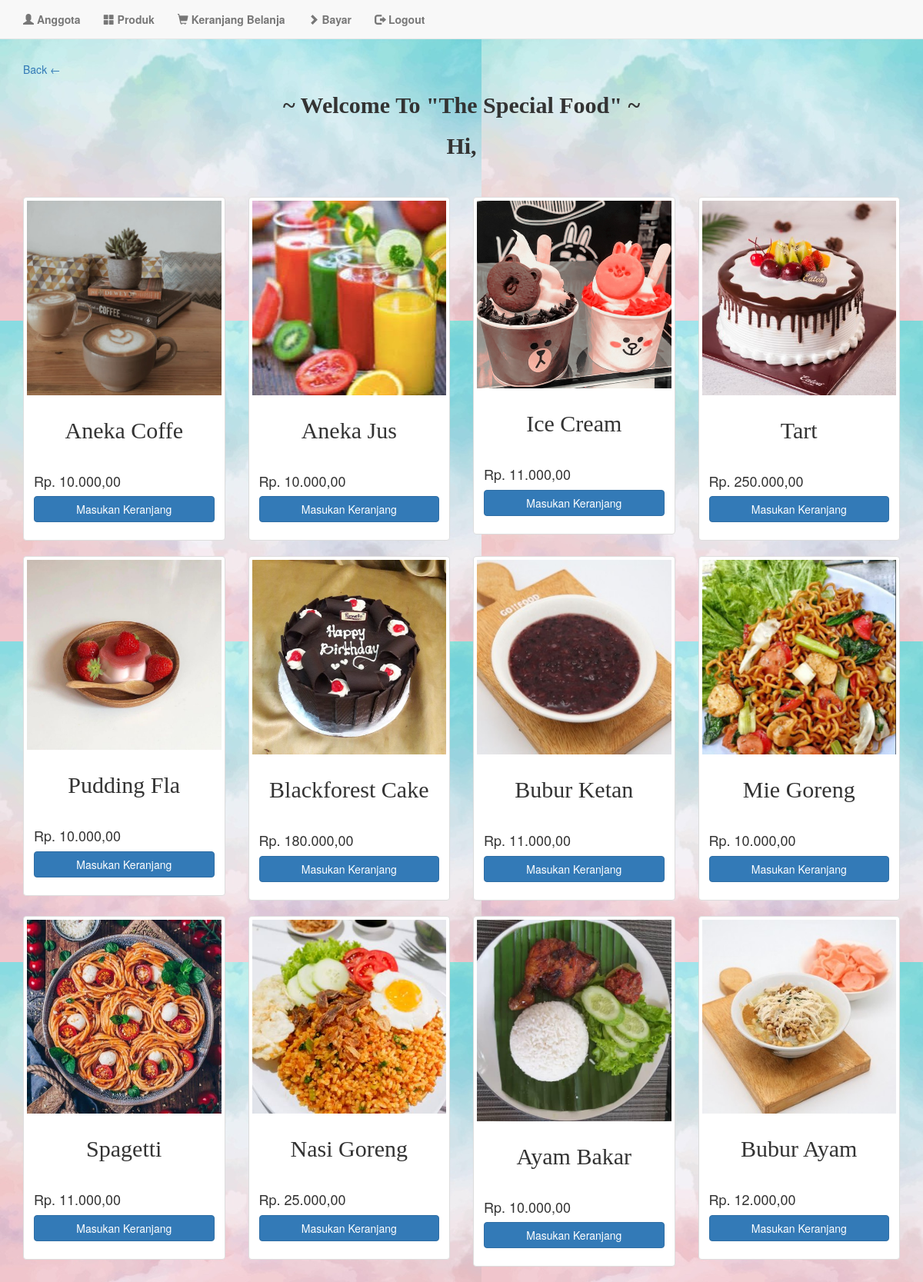
The page / on the database its author committed.
### tables this page shows
CREATE TABLE `produk` (
  `id_produk` int(12) NOT NULL,
  `kode_produk` char(12) NOT NULL,
  `nama` varchar(50) NOT NULL,
  `stok` int(11) NOT NULL,
  `harga` bigint(20) NOT NULL,
  `keterangan` text NOT NULL,
  `gambar` varchar(500) NOT NULL
);

### produk.php (the view, shortened to what this page needs)
</head>
<a href="home.php">Back &#8592;</a>
<body>
<h1><strong>~ Welcome To "The Special Food" ~ </h1></strong>
<h3><strong>Hi, <?php echo  $_SESSION["user"]["name"] ?></h3></strong> <br> <br>
<div class="row">
    <?php
    include 'database.php';
    $sql="select * from produk order by id_produk desc";
    $hasil=mysqli_query($kon,$sql);
    $jumlah = mysqli_num_rows($hasil);
    if ($jumlah>0){
        while ($data = mysqli_fetch_array($hasil)):
    ?>
        <div class="col-sm-3">
            <div class="thumbnail">
                <a href="#"><img src="gambar/<?php echo $data['gambar'];?>" width="100%" alt="Cinque Terre"></a>
                <div class="caption">
                    <h3><?php echo $data['nama'];?></h3> <br>
                    <h4>Rp. <?php echo number_format($data['harga'],2,',','.'); ?> </h4>
                    <p><a href="index.php?halaman=keranjang-belanja&kode_produk=<?php echo $data['kode_produk'];?>&aksi=tambah_produk&jumlah=1" class="btn btn-primary btn-block" role="button">Masukan Keranjang</a></p>
                </div>
            </div>
        </div>
        <?php
        endwhile;
    }else {
        echo "<div class='alert alert-warning'> Tidak ada produk pada kategori ini.</div>";
    };
    ?>
</div>

### index.php (shortened to what this page needs)
<link href="//maxcdn.bootstrapcdn.com/bootstrap/3.3.0/css/bootstrap.min.css" rel="stylesheet" id="bootstrap-css">
<nav class="navbar navbar-default navbar-fixed-top">
  <div class="container-fluid">
    <div>
      <div class="collapse navbar-collapse" id="myNavbar">
        <ul class="nav navbar-nav">
          <li><a href="index.php?halaman=user"><strong><span class="glyphicon glyphicon-user"></span> Anggota</strong></a></li>
          <li><a href="index.php?halaman=produk"><strong><span class="glyphicon glyphicon-th-large"></span> Produk</strong></a></li>
          <li><a href="index.php?halaman=keranjang-belanja"><strong><span class="glyphicon glyphicon-shopping-cart"></span> Keranjang Belanja</strong> </a>
          <li><a href="index.php?halaman=bayar"><strong><span class="glyphicon glyphicon-chevron-right"></span> Bayar</strong> </a></li>
          <li><a href="index.php?halaman=logout"><strong><span class="glyphicon glyphicon-log-out"></span> Logout</strong> </a></li>
        </ul>
      </div>
    </div>
  </div>
</nav>
<div class="container" style="margin-top:80px;">
<?php
    if(isset($_GET['halaman'])){
        $halaman = $_GET['halaman'];
        switch ($halaman) {
            case 'user':
                include "user.php";
                break;
            case 'produk':
                include "produk.php";
                break;
            case 'keranjang-belanja':
                include "keranjang-belanja.php";
                break;
            case 'bayar':
            include "bayar.php";
            break;
            case 'logout':
            include "logout.php";
            break;
            default:
            echo "<center><h3>Maaf. Halaman tidak di temukan !</h3></center>";
            break;
        }
    }else {
        include "produk.php";
    }
?>

### produk.php (style rules this page uses)
body { background-image: url(gambar/bg3.jpg); }
h1 { font-size: 30px; font-family: Imprint MT Shadow; text-align: center; }
h3 { font-size: 30px; font-family: Imprint MT Shadow; text-align: center; }
p { font-size: 15px; text-align: right; }

### rows shown on the page
produk: gambar (picture), nama "Aneka Coffe", harga "10.000,00"
produk: gambar (picture), nama "Aneka Jus", harga "10.000,00"
produk: gambar (picture), nama "Ice Cream", harga "11.000,00"
produk: gambar (picture), nama "Tart", harga "250.000,00"
produk: gambar (picture), nama "Pudding Fla", harga "10.000,00"
produk: gambar (picture), nama "Blackforest Cake", harga "180.000,00"
produk: gambar (picture), nama "Bubur Ketan", harga "11.000,00"
produk: gambar (picture), nama "Mie Goreng", harga "10.000,00"
produk: gambar (picture), nama "Spagetti", harga "11.000,00"
produk: gambar (picture), nama "Nasi Goreng", harga "25.000,00"
produk: gambar (picture), nama "Ayam Bakar", harga "10.000,00"
produk: gambar (picture), nama "Bubur Ayam", harga "12.000,00"
